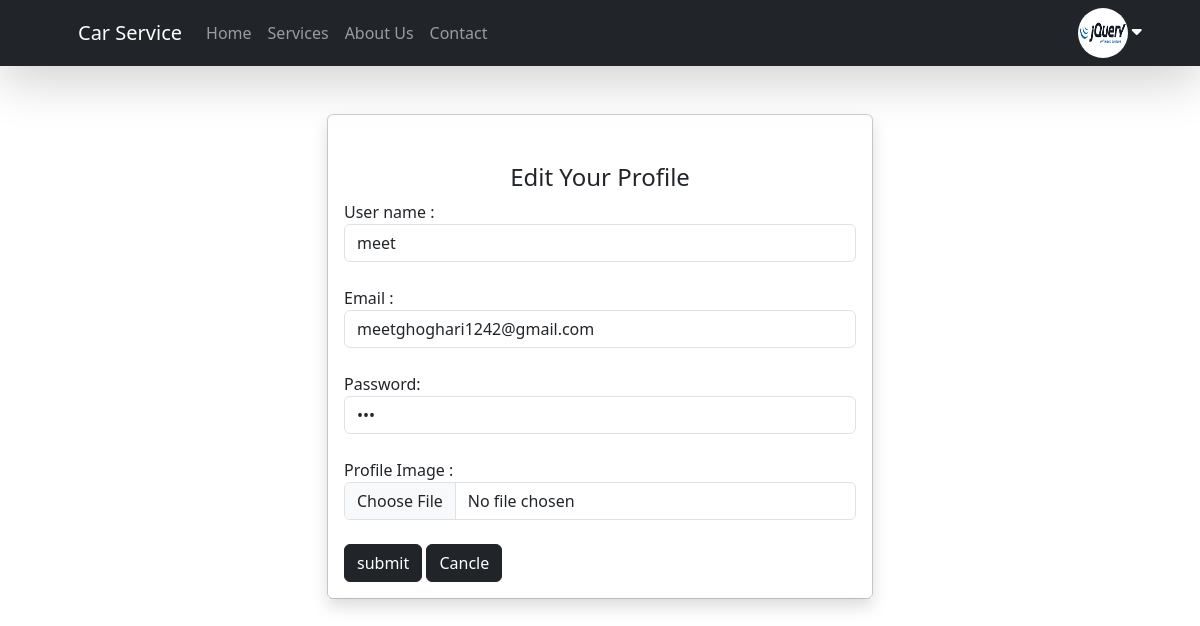
The app's page /edit-profile.php (signed in) with its own data.
### tables this page shows
CREATE TABLE `user` (
  `id` int(11) NOT NULL,
  `username` varchar(20) NOT NULL,
  `password` varchar(20) NOT NULL,
  `email` varchar(30) NOT NULL,
  `type` varchar(10) NOT NULL,
  `img` varchar(100) DEFAULT 'profile.png'
);

### edit-profile.php (the view, shortened to what this page needs)
<!DOCTYPE html>
<html lang="en">
<head>
    <link rel="stylesheet" href="./css/bootstrap.min.css">
    <link rel="stylesheet" href="https://cdnjs.cloudflare.com/ajax/libs/font-awesome/6.4.2/css/all.min.css" />
</head>
<body>
</body>
</html>
<?php
$uname = $_SESSION['username'];
require 'connection.php';
$selectqry = "select * from  user where username='$uname'";
$result = mysqli_query($conn, $selectqry);
$row = mysqli_fetch_array($result);
?>
<!DOCTYPE html>
<html lang="en">
<head>
    <link rel="stylesheet" href="./css/bootstrap.min.css">
    <link rel="stylesheet" href="./css/style.css">
</head>
<body>
    <?php include './inc/top-navbar.php'; ?>
    <div style="">
        <div class="form-bg mt-5">
            <div class="container ">
                <div class="row justify-content-center h-100">
                    <div class="col-xl-6">
                        <div class="form-input-content">
                            <div class="card login-form mb-0">
                                <div class="card-body pt-5 shadow">
                                    <h4 class="text-center">Edit Your Profile</h4>
                                    <form method="POST" action="" enctype="multipart/form-data">
                                        <div class="form-group mb-4">
                                            <label>User name :</label>
                                            <input type="text" class="form-control" value="<?php echo $row['username'] ?>" name="username">
                                        </div>
                                        <div class="form-group mb-4">
                                            <label>Email :</label>
                                            <input type="email" class="form-control" value="<?php echo $row['email'] ?>" name="email">
                                        </div>
                                        <div class="form-group mb-4">
                                            <label>Password:</label>
                                            <input type="password" class="form-control" value="<?php echo $row['password'] ?>" name="password">
                                        </div>
                                        <div class="form-group mb-4 ">
                                            <label class="form-check-label">Profile Image :</label>
                                            <input type="file" class="form-control" name="profile">
                                        </div>
                                        <div class="">
                                            <input type="submit" name="submit" value="submit" class="btn btn-dark">
                                            <a href="./view-profile.php" class="btn btn-dark">Cancle</a>
                                        </div>
                                    </form>
                                </div>
                            </div>
                        </div>
                    </div>
                </div>
            </div>
        </div>
    </div>
</body>
</html>

### inc/top-navbar.php (shortened to what this page needs)
<nav class="navbar shadow-lg navbar-expand-lg navbar-dark bg-dark sticky-top" style="background-color: #e3f2fd;">
    <div class="container ps-5">
        <a class="navbar-brand" href="index.php">Car Service</a>
        <div class="collapse navbar-collapse" id="navbarSupportedContent">
            <ul class="navbar-nav me-auto mb-2 mb-lg-0">
                <li class="nav-item">
                    <a class="nav-link" href="index.php">Home</a>
                </li>
                <li class="nav-item">
                    <a class="nav-link" href="#service">Services</a>
                </li>
                <li class="nav-item">
                    <a class="nav-link" href="#aboutus">About Us</a>
                </li>
                <li class="nav-item">
                    <a class="nav-link" href="#contect">Contact</a>
                </li>
            </ul>
            <div class="dropdown">
                <div class="dropdown-toggle" type="button" id="dropdownMenuButton1" data-bs-toggle="dropdown"
                    aria-expanded="false">
                    <img src="./img/<?php echo $row['img']; ?>" alt="" width="50px" height="50px" class="rounded-circle">
                    <span class="text-white"><i class="fa-solid fa-caret-down"></i></span>
                </div>
            </div>
        </div>
    </div>
</nav>

### css/style.css (style rules this page uses)
.card { height:100% !important; }

### records on screen
user: img (picture), username "meet", email "meetghoghari1242@gmail.com"
